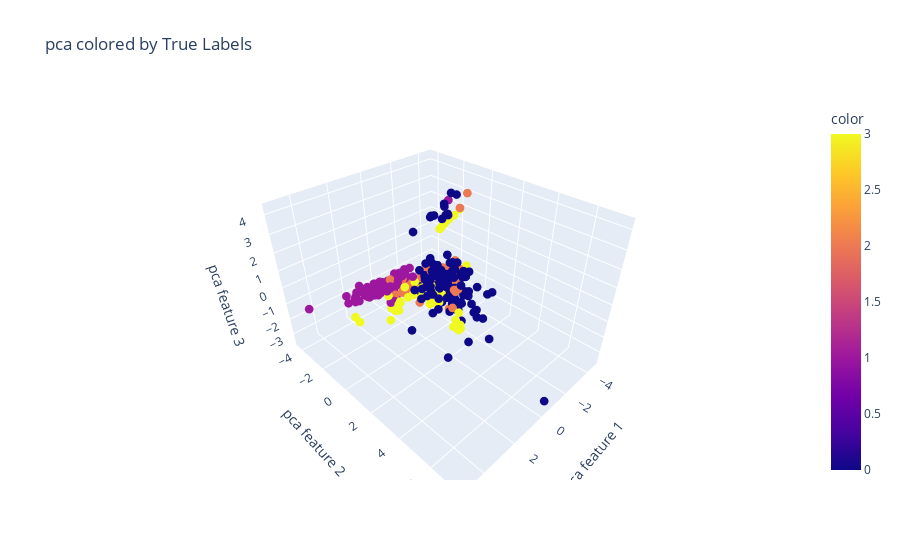
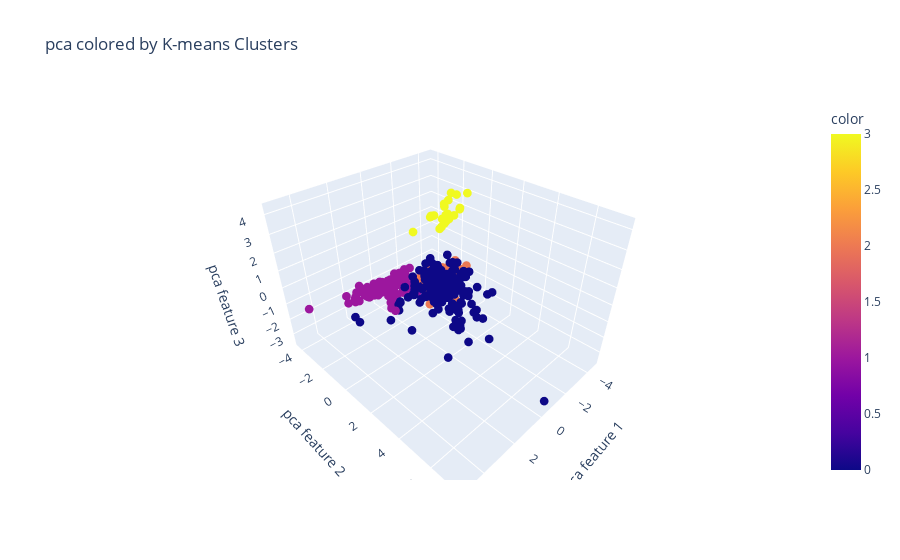

The cell these charts' notebook holds for them, in order:
### Code cell
import plotly.express as px

# Assuming 'data_tsne' is a 3D array (with 3 features after t-SNE)
# and 'labels', 'mapped_clusters' are the cluster labels
# Replace these with your actual variables

# Interactive plot for true labels
fig1 = px.scatter_3d(
    x=data_pca3d[:, 0], y=data_pca3d[:, 1], z=data_pca3d[:, 2],
    color=labels,
    title='pca colored by True Labels',
    size_max=1,
    labels={'x': 'pca feature 1', 'y': 'pca feature 2', 'z': 'pca feature 3'}
)
fig1.update_traces(marker=dict(size=3))

fig1.show()

# Interactive plot for K-means clusters
fig2 = px.scatter_3d(
    x=data_pca3d[:, 0], y=data_pca3d[:, 1], z=data_pca3d[:, 2],
    color=mapped_clusters,
    title='pca colored by K-means Clusters',
    labels={'x': 'pca feature 1', 'y': 'pca feature 2', 'z': 'pca feature 3'}
)
fig2.update_traces(marker=dict(size=3))
fig2.show()

### Figure 1 — Plotly figure (JSON) as saved in the notebook; plotly's stock layout.template omitted (floating-point values rounded to 4 significant figures; data arrays with more than 128 entries replaced by an {"elided": "..."} marker saying what was removed)
{"data": [{"hovertemplate": "pca feature 1=%{x}<br>pca feature 2=%{y}<br>pca feature 3=%{z}<br>color=%{marker.color}<extra></extra>", "legendgroup": "", "marker": {"color": {"elided": "497 int values"}, "coloraxis": "coloraxis", "size": 3, "symbol": "circle"}, "mode": "markers", "name": "", "scene": "scene", "showlegend": false, "type": "scatter3d", "x": {"elided": "497 float values"}, "y": {"elided": "497 float values"}, "z": {"elided": "497 float values"}}], "layout": {"coloraxis": {"colorbar": {"title": {"text": "color"}}, "colorscale": [[0, "#0d0887"], [0.1111, "#46039f"], [0.2222, "#7201a8"], [0.3333, "#9c179e"], [0.4444, "#bd3786"], [0.5556, "#d8576b"], [0.6667, "#ed7953"], [0.7778, "#fb9f3a"], [0.8889, "#fdca26"], [1, "#f0f921"]]}, "legend": {"tracegroupgap": 0}, "scene": {"domain": {"x": [0, 1], "y": [0, 1]}, "xaxis": {"title": {"text": "pca feature 1"}}, "yaxis": {"title": {"text": "pca feature 2"}}, "zaxis": {"title": {"text": "pca feature 3"}}}, "title": {"text": "pca colored by True Labels"}}}

### Figure 2 — Plotly figure (JSON) as saved in the notebook; plotly's stock layout.template omitted (floating-point values rounded to 4 significant figures; data arrays with more than 128 entries replaced by an {"elided": "..."} marker saying what was removed)
{"data": [{"hovertemplate": "pca feature 1=%{x}<br>pca feature 2=%{y}<br>pca feature 3=%{z}<br>color=%{marker.color}<extra></extra>", "legendgroup": "", "marker": {"color": {"elided": "497 int values"}, "coloraxis": "coloraxis", "size": 3, "symbol": "circle"}, "mode": "markers", "name": "", "scene": "scene", "showlegend": false, "type": "scatter3d", "x": {"elided": "497 float values"}, "y": {"elided": "497 float values"}, "z": {"elided": "497 float values"}}], "layout": {"coloraxis": {"colorbar": {"title": {"text": "color"}}, "colorscale": [[0, "#0d0887"], [0.1111, "#46039f"], [0.2222, "#7201a8"], [0.3333, "#9c179e"], [0.4444, "#bd3786"], [0.5556, "#d8576b"], [0.6667, "#ed7953"], [0.7778, "#fb9f3a"], [0.8889, "#fdca26"], [1, "#f0f921"]]}, "legend": {"tracegroupgap": 0}, "scene": {"domain": {"x": [0, 1], "y": [0, 1]}, "xaxis": {"title": {"text": "pca feature 1"}}, "yaxis": {"title": {"text": "pca feature 2"}}, "zaxis": {"title": {"text": "pca feature 3"}}}, "title": {"text": "pca colored by K-means Clusters"}}}
